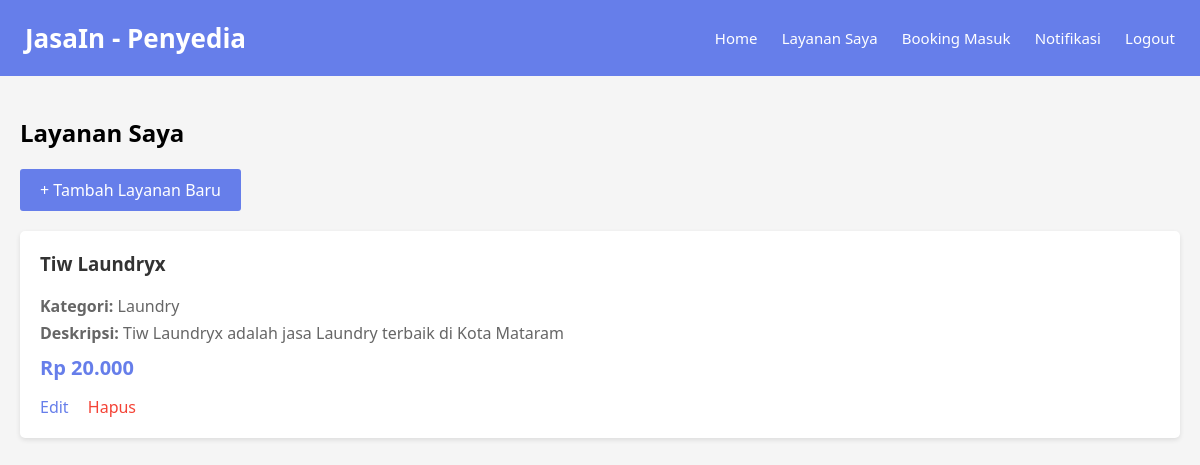
Page /penyedia_layanan_saya.php (signed in) on the committed database.
### tables this page shows
CREATE TABLE IF NOT EXISTS `penyedia_servis` (
  `id` int NOT NULL AUTO_INCREMENT,
  `penyedia_id` int NOT NULL,
  `servis_id` int NOT NULL,
  `judul` varchar(150) DEFAULT NULL,
  `deskripsi` text,
  `harga` decimal(10,2) NOT NULL,
  `created_at` timestamp NULL DEFAULT CURRENT_TIMESTAMP,
  PRIMARY KEY (`id`),
  KEY `penyedia_id` (`penyedia_id`),
  KEY `servis_id` (`servis_id`)
);

CREATE TABLE IF NOT EXISTS `servis` (
  `id` int NOT NULL AUTO_INCREMENT,
  `nama` varchar(100) NOT NULL,
  PRIMARY KEY (`id`)
);

### penyedia_layanan_saya.php (the view, shortened to what this page needs)
<?php
require_once 'config.php';
$user_id = $_SESSION['user_id'];
$stmt = $conn->prepare("SELECT id FROM penyedia WHERE user_id = ?");
$stmt->execute([$user_id]);
$penyedia = $stmt->fetch(PDO::FETCH_ASSOC);
$stmt = $conn->prepare("SELECT ps.*, s.nama as nama_servis
                        FROM penyedia_servis ps
                        JOIN servis s ON ps.servis_id = s.id
                        WHERE ps.penyedia_id = ?");
$stmt->execute([$penyedia['id']]);
$layanan = $stmt->fetchAll(PDO::FETCH_ASSOC);
?>
<!DOCTYPE html>
<html>
<head>
</head>
<body>
    <div class="header">
        <h2>JasaIn - Penyedia</h2>
        <div>
            <a href="penyedia_dashboard.php">Home</a>
            <a href="penyedia_layanan_saya.php">Layanan Saya</a>
            <a href="penyedia_booking_masuk.php">Booking Masuk</a>
            <a href="penyedia_notifikasi.php">Notifikasi</a>
            <a href="logout.php">Logout</a>
        </div>
    </div>
    <div class="container">
        <h2>Layanan Saya</h2>
        <a href="penyedia_tambah_layanan.php" class="btn">+ Tambah Layanan Baru</a>
        <div class="layanan-grid">
            <?php if(count($layanan) > 0): ?>
                <?php foreach($layanan as $item): ?>
                <div class="layanan-card">
                    <h3><?php echo $item['judul']; ?></h3>
                    <p><strong>Kategori:</strong> <?php echo $item['nama_servis']; ?></p>
                    <p><strong>Deskripsi:</strong> <?php echo $item['deskripsi']; ?></p>
                    <div class="harga">Rp <?php echo number_format($item['harga'], 0, ',', '.'); ?></div>
                    <div class="actions">
                        <a href="penyedia_edit_layanan.php?id=<?php echo $item['id']; ?>" style="color: #667eea; margin-right: 15px;">Edit</a>
                        <a href="penyedia_hapus_layanan.php?id=<?php echo $item['id']; ?>" style="color: #f44336;" onclick="return confirm('Yakin hapus layanan ini?')">Hapus</a>
                    </div>
                </div>
                <?php endforeach; ?>
            <?php else: ?>
                <div class="layanan-card">
                    <p>Belum ada layanan. Tambahkan layanan pertama Anda!</p>
                </div>
            <?php endif; ?>
        </div>
    </div>
</body>
</html>

### penyedia_layanan_saya.php (style rules this page uses)
body { font-family: 'Segoe UI', Tahoma, Geneva, Verdana, sans-serif; margin: 0; padding: 0; background-color: #f5f5f5; }
.header { background-color: #667eea; color: white; padding: 20px 25px; display: flex; justify-content: space-between; align-items: center; }
.header h2 { margin: 0; font-size: 26px; }
.header a { color: white; text-decoration: none; margin-left: 20px; font-size: 15px; }
.container { padding: 20px; max-width: 1200px; margin: 0 auto; }
.btn { display: inline-block; padding: 10px 20px; background-color: #667eea; color: white; text-decoration: none; border-radius: 3px; margin-bottom: 20px; }
.layanan-grid { display: grid; grid-template-columns: repeat(auto-fit, minmax(300px, 1fr)); gap: 20px; }
.layanan-card { background: white; padding: 20px; border-radius: 5px; box-shadow: 0 2px 5px rgba(0,0,0,0.1); }
.layanan-card h3 { margin-top: 0; color: #333; }
.layanan-card p { margin: 5px 0; color: #666; }
.harga { font-size: 20px; color: #667eea; font-weight: bold; margin: 10px 0; }
.actions { margin-top: 15px; }
.actions a { margin-right: 10px; text-decoration: none; }

### rows in the picture
penyedia_servis: judul "Tiw Laundryx", servis.nama "Laundry", deskripsi "Tiw Laundryx adalah jasa Laundry terbaik di Kota Mataram", harga "20.000"
